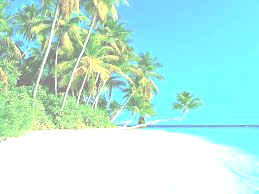
#> input picture NATURE2.png, 259 x 194 px, found by its file name
$ jupyter execute TP4.ipynb   (older library calls are emulated)
#> lines starting #> are read from the running program, lines starting #| are printed output that depends on the picture
<a href="https://colab.research.google.com/github/MailenGonzalez/PDI_UNS/blob/main/TP4.ipynb" target="_parent"></a>

# Trabajo Práctico 4
*Realizado por Mailen Gonzalez*

*   Generar una función que como parámetro de entrada tome la luminacia de una imagen y un numero entero de contadores y como salida obtengamos el histograma respectivo. (la función debe ser desarrollada por ustedes no mediante funciones de librería que ya la implementen).
*   Buscar dos imágenes con problemas de iluminación (una oscura y otra muy brillante, como las mostradas en las filminas de la clase Pag. 7). Verificar la premisa de que al multiplicar la luminancia por un valor alfa, el problema de iluminación no se corrige. Mostrar la imagen original, la resultante y sus respectivos histogramas, para un valor alfa dado.
*   Implementar las funciones: Lineal a trozos para un valor Y_min y Y_max como parámetros de la función, raíz cuadrada y potencia cuadrática. Para estas usar las imágenes anteriores y mostrar cómo cambio la imagen y el histograma después de aplicar el filtro a la imagen.

[cell 1]
import numpy as np
import matplotlib.pyplot as plt
from imageio import imread

[cell 2]
#Levanta una imagen dada
def getImage(path):
  image = imread(path)
#> image is the input picture: shape (194, 259, 3); mean R, G, B 184, 235, 224.2
  return image

#Retorna los canales r g y b de una imagen
def getRGB(img):
  r = img[:,:,0]
  g = img[:,:,1]
  b = img[:,:,2]
  return r,g,b

#Construir Imagen a partir de sus componentes RGB
def to_image(r,g,b):
  shape = r.shape
  img = np.zeros((shape[0], shape[1], 3))
  img[:,:,0] = r
  img[:,:,1] = g
  img[:,:,2] = b
  return img.astype(np.uint8)

#Normaliza imagenes entre 0 y 1
def normalize(img):
  return img/255.0

def denormalize(img):
  denorm = np.uint8(img*255)
  return np.clip(denorm,0,255)

#convierte la imagen a una matriz numpy
def imageToArray(img):
  return np.array(img)

#Transforma de RGB a YIQ
def toYIQ(img):
  yiq_matrix = np.array([[0.299, 0.587, 0.114],[ 0.595716, -0.274453, -0.321263],[0.211456, -0.522591, 0.311135]])
  yiq_matrix = np.dot(img, yiq_matrix.T)
  return np.clip(yiq_matrix, a_min=np.array([0,-0.5956,-0.5225]), a_max=np.array([1,0.5956,0.5225]))

#convierte una imagen de YIQ a RGB
def toRGB(img):
  rgb_matrix = np.array([[1, 0.9663, 0.6210],[ 1, -0.2721, -0.6474],[1, -1.1070, 1.7046]])
  rgb_matrix = np.dot(img, rgb_matrix.T)
  return np.clip(rgb_matrix,0,1)

#grafica una imagen
def plotImage(img,title):
  plt.title(title)
  plt.imshow(img)

#graficamoslas imagenes
def plotImages(img1, img2, resultImg):
  fig, axes = plt.subplots(1, 3, figsize=(20, 20))
  ax = axes.ravel()
  ax[0].imshow(img1)
  ax[0].set_title("Image 1")
  ax[1].imshow(img2)
  ax[1].set_title("Image 2")
  ax[2].imshow(resultImg)
  ax[2].set_title("Result Image")
  fig.tight_layout()
  plt.show()

[cell 3]
#@title Selecccione una Imagen. { run: "auto" }

Nature = 'https://encrypted-tbn0.gstatic.com/images?q=tbn:ANd9GcRHJbh63G7GRoh7rTSo9vi5YaDOtdrhHwhIYg&usqp=CAU'
Nature_oscura = 'https://github.com/MailenGonzalez/PDI_UNS/blob/main/NATURE1.png?raw=true'
Nature_quemada = 'https://github.com/MailenGonzalez/PDI_UNS/blob/main/NATURE2.png?raw=true'
image = 'Nature_quemada' #@param ["Nature", "Nature_oscura", "Nature_quemada"]

if image == 'Nature':
  img = getImage(Nature)
  plotImage(img,'imagen original')
elif image == 'Nature_quemada':
  img= getImage(Nature_quemada)
  plotImage(img,'imagen original')
elif image == 'Nature_oscura':
  img= getImage(Nature_oscura)
  plotImage(img,'imagen original')

img_original = np.copy(img)
img = img.astype('float')

[cell 4]
def getHistograma(img_yiq, bins):
  luminancia = img_yiq[:,:,0]
  luminancia = luminancia.flatten()
  histogram = np.zeros(bins)
  for y in luminancia:
    bin = np.int(np.floor(y * bins))
    if (bin < bins):
      histogram[bin] +=1
    else:
      histogram[bins-1] +=1
  return histogram.astype(int)

def plotHistogram(hist, bins):
  fig, ax = plt.subplots()
  x = 1 / bins
  x_axis = np.linspace(0, 1, bins + 1)
  ax.bar(x_axis[:-1] + x / 2, hist, width=x, edgecolor='k')
  ax.set_ylabel('Frequency')
  ax.set_xlabel('Luminance')
  plt.show()

def imgxalpha(alpha, img_yiq):
    img = np.copy(img_yiq)
    img[:,:,0] = np.clip((img[:,:,0] * alpha),0.0,1.0)
    return img.astype('float')

def lineal_a_trozos(img_yiq, y_max, Y_min):
  img = np.copy(img_yiq)

 #calculo la funcion lineal y = ax +b :
  if y_min >0:
    a = (1-y_max) / y_min #Pendiente
  else:
    a = 1
  b = 0 - a * y_min#ordenada

  fil, col, dim = img.shape
  for i in range(fil):
    for j in range(col):
      if img[i,j,0] > y_max:
        img[i,j,0] = 1
      elif img[i,j,0] < y_min:
        img[i,j,0] = 0
      else:
        img[i,j,0] = np.clip((a*img[i,j,0] + b), 0.0, 1.0)

  return img.astype('float')

def potencia(img_yiq):
  img = np.copy(img_yiq)
  img[:,:,0] = np.clip((np.power(img[:,:,0], 2)),0.0,1.0)
  return img.astype('float')

def raiz(img_yiq):
  img = np.copy(img_yiq)
  img[:,:,0] = np.clip((np.sqrt(img[:, :, 0])),0.0,1.0)
  return img.astype('float')

[cell 5]
img_norm = normalize(img)
img_yiq = toYIQ(img_norm)
#> in toYIQ, `yiq_matrix = np.dot(img, yiq_matrix.T)`:
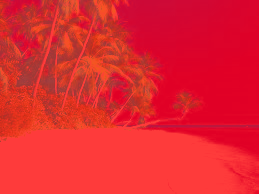
#> yiq_matrix: shape (194, 259, 3) float64; mean R, G, B 0.857, -0.105, -0.0553; drawn with min black and max white

**Se muestra el histograma de la imagen original**

[cell 6]
#@title Seleccione la cantidad de bins{ run: "auto" }
#Elegir un valor mayor a 0
bins = 30 #@param {type:"slider", min:0, max:100, step:5}

histogram = getHistograma(img_yiq,bins)
#> in getHistograma, `luminancia = img_yiq[:,:,0]`:
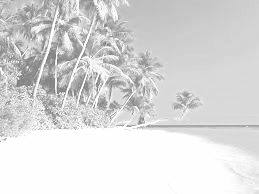
#> luminancia: shape (194, 259) float64; min 0.494, max 1, mean 0.857
#> the loop in getHistograma, `for y in luminancia:` made 50246 passes
#> (y, bin) on passes 1 to 3: (0.725, 21), (0.674, 20), (0.71, 21)
#> after the loop in getHistograma, `for y in luminancia:`: histogram = 30 values, max 15497 at index 29, min 0 at index 0, mean 1674.9
plotHistogram(histogram, bins)

**Método para multiplicar una imagen por alpha**

[cell 7]
#@title Seleccione un valor de alpha{ run: "auto" }
alpha = 0.4 #@param {type:"slider", min:0, max:2, step:0.1}
plotImage(img_original, 'Imagen original')
img_alpha = imgxalpha(alpha, img_yiq)
#> in imgxalpha, `img[:,:,0] = np.clip((img[:,:,0] * alpha),0.0,1.0)`:
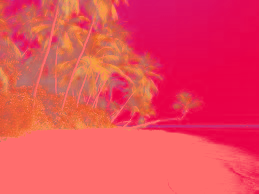
#> img: shape (194, 259, 3) float64; mean R, G, B 0.343, -0.105, -0.0553; drawn with min black and max white
hist_alpha = getHistograma(img_alpha,bins)
#> call 2 of getHistograma, with bins = 30
#> in getHistograma (call 2), `luminancia = img_yiq[:,:,0]`:
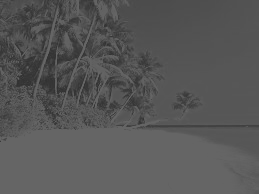
#> luminancia: shape (194, 259) float64; min 0.198, max 0.4, mean 0.343
#> the loop in getHistograma (call 2), `for y in luminancia:` made 50246 passes
#> (y, bin) on passes 1 to 3: (0.29, 8), (0.27, 8), (0.284, 8)
#> after the loop in getHistograma (call 2), `for y in luminancia:`: histogram = 30 values, max 18047 at index 11, min 0 at index 0, mean 1674.9
#> hist_alpha has the same summary as histogram in getHistograma
plotHistogram(hist_alpha,bins)
img_rgb = toRGB(img_alpha)
#> in toRGB, `return np.clip(rgb_matrix,0,1)`:
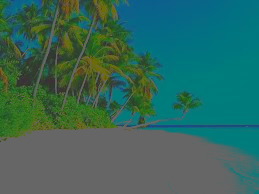
#> returned value: shape (194, 259, 3) float64; mean of channels 0, 1, 2 0.208, 0.407, 0.365; drawn as R, G, B
plotImage(img_rgb, 'Imagen mutiplicada por alpha')

**Método para realizar la funcion por trozos**

[cell 8]
#@title Seleccione un valor para funcion a trozos{ run: "auto" }
y_min = 0 #@param {type:"slider", min:0, max:1, step:0.1}
y_max = 1 #@param {type:"slider", min:0, max:1, step:0.1}

plotImage(img_original, 'Imagen original')
img_lineal = lineal_a_trozos(img_yiq, y_max, y_min)
hist_lineal = getHistograma(img_lineal,bins)
#> hist_lineal = 30 values, max 15497 at index 29, min 0 at index 0, mean 1674.9
plotHistogram(hist_lineal,bins)
img_rgb = toRGB(img_lineal)
#> in toRGB (call 2), `rgb_matrix = np.dot(img, rgb_matrix.T)`:
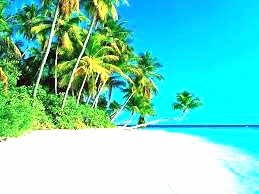
#> rgb_matrix: shape (194, 259, 3) float64; mean R, G, B 0.721, 0.921, 0.879; drawn with min black and max white
plotImage(img_rgb, 'Imagen lineal a trozos')

**Método para realizar la raiz cuadrada y la potencia**

[cell 9]
#@title Seleccione una operacion. { run: "auto" }

operacion = 'sqr' #@param ["sqr", "sqrt"]

if operacion == 'sqr':
  result_img = potencia(img_yiq)
#> in potencia, `img[:,:,0] = np.clip((np.power(img[:,:,0], 2)),0.0,1.0)`:
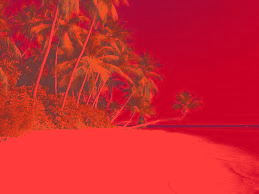
#> img: shape (194, 259, 3) float64; mean R, G, B 0.75, -0.105, -0.0553; drawn with min black and max white
elif operacion == 'sqrt':
  result_img = raiz(img_yiq)

plotImage(img_original, 'Imagen original')
hist_lineal = getHistograma(result_img,bins)
#> call 4 of getHistograma, with bins = 30
#> in getHistograma (call 4), `luminancia = img_yiq[:,:,0]`:
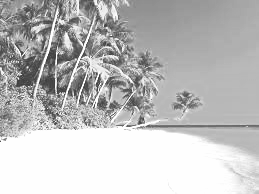
#> luminancia: shape (194, 259) float64; min 0.244, max 1, mean 0.75
#> the loop in getHistograma (call 4), `for y in luminancia:` made 50246 passes
#> (y, bin) on passes 1 to 3: (0.526, 15), (0.454, 13), (0.504, 15)
#> after the loop in getHistograma (call 4), `for y in luminancia:`: histogram = 30 values, max 14606 at index 29, min 0 at index 0, mean 1674.9
#> hist_lineal has the same summary as histogram in getHistograma
plotHistogram(hist_lineal,bins)
#> call 4 of plotHistogram, with hist = array of shape (30,), bins = 30
#> in plotHistogram (call 4), `plt.show()`:
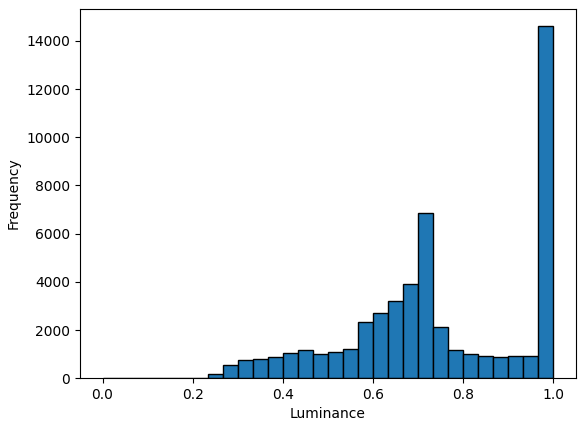
#> figure drawn by matplotlib, 1 panel; tallest bar 14606 high, from x = 0.967 to 1
img_rgb = toRGB(result_img)
#> in toRGB (call 3), `rgb_matrix = np.dot(img, rgb_matrix.T)`:
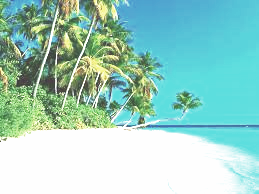
#> rgb_matrix: shape (194, 259, 3) float64; mean R, G, B 0.614, 0.814, 0.772
plotImage(img_rgb, 'Imagen resultante')
